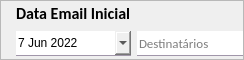
              <widget class="QFrame" name="frame_16">
               <property name="sizePolicy">
                <sizepolicy hsizetype="Preferred" vsizetype="Expanding">
                 <horstretch>0</horstretch>
                 <verstretch>0</verstretch>
                </sizepolicy>
               </property>
               <property name="maximumSize">
                <size>
                 <width>16777215</width>
                 <height>60</height>
                </size>
               </property>
               <property name="frameShape">
                <enum>QFrame::StyledPanel</enum>
               </property>
               <property name="frameShadow">
                <enum>QFrame::Raised</enum>
               </property>
               <layout class="QGridLayout" name="gridLayout_4">
                <property name="leftMargin">
                 <number>15</number>
                </property>
                <property name="topMargin">
                 <number>0</number>
                </property>
                <property name="rightMargin">
                 <number>0</number>
                </property>
                <property name="bottomMargin">
                 <number>0</number>
                </property>
                <item row="0" column="0">
                 <widget class="QLabel" name="lb_dataInicial_titulo">
                  <property name="sizePolicy">
                   <sizepolicy hsizetype="Preferred" vsizetype="Expanding">
                    <horstretch>0</horstretch>
                    <verstretch>0</verstretch>
                   </sizepolicy>
                  </property>
                  <property name="maximumSize">
                   <size>
                    <width>16777215</width>
                    <height>20</height>
                   </size>
                  </property>
                  <property name="font">
                   <font>
                    <family>Calibri</family>
                    <pointsize>12</pointsize>
                    <bold>true</bold>
                   </font>
                  </property>
                  <property name="text">
                   <string>Data Email Inicial</string>
                  </property>
                  <property name="buddy">
                   <cstring>input_metaOrigemAtual</cstring>
                  </property>
                 </widget>
                </item>
                <item row="2" column="0">
                 <widget class="QDateEdit" name="inputDate_emailInicial">
                  <property name="minimumSize">
                   <size>
                    <width>0</width>
                    <height>25</height>
                   </size>
                  </property>
                  <property name="maximumSize">
                   <size>
                    <width>150</width>
                    <height>16777215</height>
                   </size>
                  </property>
                  <property name="styleSheet">
                   <string notr="true">QDateEdit {
	border: none;
	border-bottom: 1px solid rgb(161, 150, 170)
}

QDateEdit:focus {
	border-bottom: 2px solid rgb(161, 150, 170)
}
</string>
                  </property>
                  <property name="dateTime">
                   <datetime>
                    <hour>6</hour>
                    <minute>0</minute>
                    <second>0</second>
                    <year>2022</year>
                    <month>6</month>
                    <day>7</day>
                   </datetime>
                  </property>
                  <property name="calendarPopup">
                   <bool>true</bool>
                  </property>
                 </widget>
                </item>
                <item row="2" column="1">
                 <widget class="QLineEdit" name="input_origem_contato1_2">
                  <property name="minimumSize">
                   <size>
                    <width>0</width>
                    <height>25</height>
                   </size>
                  </property>
                  <property name="font">
                   <font>
                    <family>Calibri</family>
                    <pointsize>10</pointsize>
                   </font>
                  </property>
                  <property name="styleSheet">
                   <string notr="true">QLineEdit {
	border: none;
	border-bottom: 1px solid rgb(161, 150, 170)
}

QLineEdit:focus {
	border-bottom: 2px solid rgb(161, 150, 170)
}</string>
                  </property>
                  <property name="text">
                   <string/>
                  </property>
                  <property name="placeholderText">
                   <string>Destinatários</string>
                  </property>
                 </widget>
                </item>
               </layout>
              </widget>
